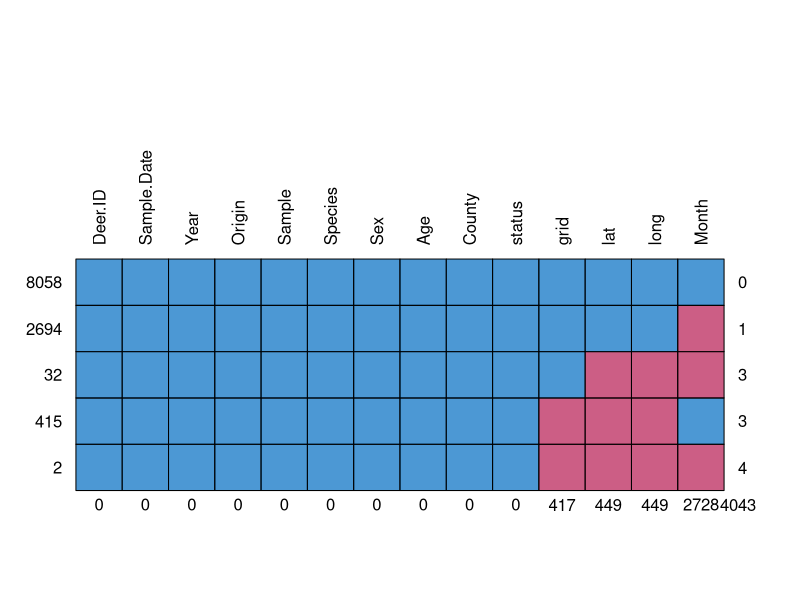

R code for this plot: (Note: this script raises an error after producing the figure.)
# Title: CWD Prevalence Project
# Author: MCG
# Date last updated: 9/17/2020


# Extras ------------------------------------------------------------------

readMe <- "ReadMe.txt"

cat("CWD Prevalence Project", file = readMe, sep = "\n")

cat(paste0("Date: ", Sys.Date()), file = readMe, sep = "\n", append = TRUE)

# Part I -------------------------------------------------------------

# Read csv data
cwd_1 <- read.csv("Master_CWD_Data.csv", 
                header = TRUE, 
                stringsAsFactors = FALSE)

# Check basic structure
str(cwd_1) # 11201 rows, 14 columns
names(cwd_1) 

# [1] "Deer.ID"     "Sample.Date" "Year"        "Month"      
# [5] "Origin"      "Sample"      "Species"     "Sex"        
# [9] "Age"         "County"      "grid"        "lat"        
# [13] "long"        "status" 

head(cwd_1)

# Looking for structure in columns to assign data type. First thing is to
# identify NA strings

# Generates Multivariate Imputations by Chained Equations (MICE)
library(mice) 

# Display missing-data patterns per row per column. The total of NA's shows in
# the left y-axis (pink = NA, blue = exists).
md.pattern(cwd_1, rotate.names = TRUE)

# Visualization of missing or imputed values in
library(VIM)

# Display histogram and pattern of NAs as well as list of frequency values. 
aggr_plot <- aggr(cwd_1, 
                  col=c('lightgreen','pink'),
                  numbers = TRUE, 
                  sortVars = TRUE, 
                  labels = names(cwd),
                  cex.axis = .7, 
                  gap = 3, 
                  ylab = c("Histogram of missing data","Pattern"))


# Look for all NaS
naStrings <- c(NA, NULL, " ")

# For Deer.ID
unique(cwd_1$Deer.ID)

unique(gsub("[[:digit:]]+", "", cwd_1$Deer.ID))

# NA = "" 
which(is.na(cwd_1$Deer.ID))

table(is.na(cwd_1$Deer.ID))

which(cwd_1$Deer.ID == "")

naStrings <- c(naStrings, "")
# Make a character string (unique)

# For Sample Date
unique(cwd_1$Sample.Date)
# Make a date

# For Year
unique(cwd_1$Year)
# Make a factor

# For Month
unique(cwd_1$Month)

table(is.na(cwd_1$Month))

naStrings <- c(naStrings, "NA")
# Make a factor <- maybe month abbv

# For Origin
unique(cwd_1$Origin)

# [1] "Free-Ranging" "Enclosure"    "Other" 
# Make a factor

# For Sample
unique(cwd_1$Sample)

# [1] "Active - Hunter Killed"    "Active - Other"           
# [3] "Targeted-Clinical suspect" "Active - Road-Killed"     
# [5] "Targeted - Other" 

# Decide on what categories to use, divided info into two columns, maybe?

# For Species
unique(cwd_1$Species)
# [1] "White Tailed Deer" ""                 
# Nas are "" but already in naString

# For Sex
unique(cwd_1$Sex)

# Nas = unknown
naStrings <- c(naStrings, "Unknown")

# For Age
unique(cwd_1$Age)

# Keep track of NAs
naStrings <- c("NA", " ", "UNK", "unk", "", "-", "NA", "Unk")

# In next step, make a categorical varibale with 3 categories

# For County
unique(cwd_1$County)

# [1] "Frederick"  "Shenandoah" "Clarke"     "Warren"    
# [5] "Culpeper"   "Fauquier"

# For grid
unique(cwd_1$grid)

table(is.na(cwd_1$grid))

table(cwd_1$grid)

# Not a numeric column, is a character column - identifier

# For lat and long
unique(cwd_1$lat)
table(is.na(cwd_1$lat)) # Fix later NAs are Nas

# For Status
unique(cwd_1$status) 
# [1] 0 1
# Categorical data <- factor

# Part II ------------------------------------------------------------

# Read data once more, but include naStrings
cwd_2 <- read.csv("Master_CWD_Data.csv", 
                header = TRUE, 
                stringsAsFactors = FALSE, 
                na.strings = naStrings)

names(cwd_2)
head(cwd_2)


# Display missing-data patterns per row per column. The total of NA's shows in
# the left y-axis (pink = NA, blue = exists).
md.pattern(cwd_2, rotate.names = TRUE)

# [1] "Deer.ID"   <- identifier = character
# [2] "Sample.Date" <- date = date
# [3] "Year"       <- date = date (factor)
# [4] "Month"      <- date = date (factor)
# [5] "Origin"     <- category = factor
# [6] "Sample"     <- category = factor (make two columns)
# [7] "Species"    <- category = factor
# [8] "Sex"        <- category = factor
# [9] "Age"        <- category = fator (make into three subgroups)
# [10] "County"     <- category = factor
# [11] "grid"       <- identifier = character
# [12] "lat"        <- coordinate = numeric
# [13] "long"       <- coordinate = numeric
# [14] "status"     <- category = factor


# Date columns

# First same cwd_2
cwd_3 <- cwd_2

library(lubridate) # https://rawgit.com/rstudio/cheatsheets/master/lubridate.pdf

cwd_3$Sample.Date <- as.Date(cwd_3$Sample.Date, format = "%m/%d/%Y")
cwd_3$Month <- month(cwd_3$Sample.Date, label = TRUE, abbr = TRUE)
cwd_3$Year <- year(cwd_3$Sample.Date)

# barplot(table(cwd_3$Sample.Date)) 
# barplot(table(cwd_3$Year))
# barplot(table(cwd_3$Month))

# Sample Column <- make two
unique(cwd_3$Sample)

# [1] "Active - Hunter Killed"    "Active - Other"           
# [3] "Targeted-Clinical suspect" "Active - Road-Killed"     
# [5] "Targeted - Other"

# save cwd_3 
cwd_4 <- cwd_3

cwd_4$Sample[which(cwd_4$Sample == "Active - Road-Killed")] <- "Active - Road Killed"

unique(cwd_4$Sample)

library(tidyr)

cwd_4 <- cwd_4 %>% separate(Sample, c("Sample1","Sample2"), "-")


# Fix lat and long with grid

# Read in Data for grids

grids <- read.csv("GridsDMA1LatLong.csv", stringsAsFactors = FALSE, header = TRUE)
head(grids)

# Left join based on grid numbers

library(dplyr)

cwd_5 <- left_join(cwd_4 , grids, by = c("grid" = "Grid_txt"))

head(cwd_5)

# Check if lat long exists is there a grid?
md.pattern(cwd_5[, c("grid", "lat", "long")], rotate.names = TRUE)

md.pattern(cwd_5[, c("grid", "Latitude", "Longitude")], rotate.names = TRUE)

# T02033 grid number 5315, not in grid file

# Extention for grids to get coordinates when grid is none existant and county
# name is known
cwd_5_1 <- cwd_5[ , c("grid", "County", "status")]

cwd_5_2 <- aggregate(status ~ grid + County, cwd_5_1, sum)

grids_2 <- left_join(grids, cwd_5_2, by = c("Grid_txt" = "grid"))

head(grids_2)


# Fix Age column

unique(cwd_5$Age)
as.data.frame(table(cwd_5$Age)) 

# [1] "2.5"         "1.5"         "3.5"        
# [4] "2"           "3"           "4"          
# [7] "15"          "6"           "6.5"        
# [10] "1.6"         "7"           "1"          
# [13] "4.5"         NA            "M"          
# [16] "1.7"         "5.5"         "5"          
# [19] "0.5"         "2,5"         "10.5"       
# [22] "ADULT"       "8"           "10"         
# [25] "Unk"         "10+"         "adult   8pt"
# [28] "9"           "adult 10pt"  "adult 10ot" 
# [31] "adult 8pt"  


juvenile <- c(seq(1, 4, 0.5), "2,5")
young_adult <- c(seq(4.5, 6, 0.5), "M")
adult <- c(seq(6.5, 11, 0.5), "ADULT", "10+", 
           "adult   8pt", "adult 10pt", 
           "adult 10ot", "adult 8pt")

cwd_5$Age <- ifelse(cwd_5$Age %in% juvenile, "Juvenile", 
                    ifelse(cwd_5$Age %in% young_adult, "Young Adult", 
                           "Adult"))

# reorder and remove some columns
md.pattern(cwd_5, rotate.names = TRUE)

names(cwd_5)

# [1] "Deer.ID"    
# [2] "Sample.Date"
# [3] "Year"       
# [4] "Month"      
# [5] "Origin"     
# [6] "Sample1"    
# [7] "Sample2"    
# [8] "Species"    
# [9] "Sex"        
# [10] "Age"        
# [11] "County"     
# [12] "grid"       
# [13] "lat"  (delete)      
# [14] "long"    (delete)   
# [15] "status"     (move to last)
# [16] "Latitude"   
# [17] "Longitude" 

cwd_6 <- cwd_5[ , c(1:12, 16, 17, 15)]

head(cwd_6)
str(cwd_6)

# Set categorical data to factors and continous to numeric
names(cwd_6)

factor_columns <- c(1:12, 15)
numeric_columns <- c(13, 14)

cwd_6[ , factor_columns] <- lapply(cwd_6[ , factor_columns], as.factor)
cwd_6[ , numeric_columns] <- lapply(cwd_6[ , numeric_columns], as.numeric)

str(cwd_6)

# write.csv(x = cwd_6, file = "Master_CWD_Data_CLEAN.csv", row.names = FALSE)


# Some plots --------------------------------------------------------------

library(ggplot2)
library(RColorBrewer)

theme_set(theme_classic() + theme(
  legend.key = element_rect(fill = "transparent", colour = "transparent"),
  legend.title = element_text(size = 20, family = "Helvetica", face = "bold"),
  legend.text = element_text(size = 20, family = "Helvetica"),
  
  axis.title = element_text(size = 25, family = "Helvetica", face = "bold"),
  axis.text = element_text(size = 20),
  axis.line.x = element_line(colour = "black", size = 1, linetype = "solid"),
  panel.grid.major.x = element_blank(),
  panel.grid.major.y = element_line(color = "#b8b9ba"),
  panel.grid.minor.y = element_line(color = "#e1e2e3"),
  
  panel.background = element_blank()
))

# For all
ggplot(data = cwd_6, aes(x = Month, fill = status)) +
  geom_histogram(stat = "count", color = "black") +
  scale_fill_brewer(palette = "Set1")

ggplot(data = cwd_6, aes(x = Year, fill = status)) +
  geom_histogram(stat = "count") +
  scale_fill_brewer(palette = "Set2")

ggplot(data = cwd_6, aes(x = Age, fill = status)) +
  geom_histogram(stat = "count") +
  scale_fill_brewer(palette = "Set3")



# For only positives
data <- subset(cwd_6, status == 1)

ggplot(data = data, aes(x = Month, fill = Month)) +
  geom_histogram(stat = "count", color = "black") +
  scale_fill_brewer(palette = "Spectral") +
  theme(legend.position = "none")


# Classic palette BuPu, with 4 colors
coul <- brewer.pal(11, "Spectral") 

# Add more colors to this palette : 
# pal <- colorRampPalette(c("red", "yellow"))

coul <- colorRampPalette(coul)(12)

ggplot(data = data, aes(x = Year, fill = Year)) +
  geom_histogram(stat = "count", color = "black", fill = coul) +
  theme(legend.position = "none")

ggplot(data = data, aes(x = Age, fill = Age)) +
  geom_histogram(stat = "count", color = "black") +
  scale_fill_brewer(palette = "Spectral") +
  theme(legend.position = "none")


# OTHERS ------------------------------------------------------------------
# Assigned/impute values to missing data, using MICE

# library(missForest)

# Use the set.seed function when running simulations to ensure all results,
# figures, etc are reproducible.

# Got an error on line below: Error in solve.default(xtx + diag(pen)) : system
# is computationally singular: reciprocal condition number = 7.72413e-19. Forced
# model to use "cart" (classification and regression trees). Solution and
# explanation found here:
# https://www.kaggle.com/c/house-prices-advanced-regression-techniques/discussion/24586

# tempData <- mice(cwd, method = "cart", seed = 12345)

# https://cran.r-project.org/web/packages/missForest/missForest.pdf Runs random
# forest to impute missing values, and can be ran in parrallel Default 10
# iterations, return normalized root mean squared error (NRMSE) and The
# proportion of falsely classifeid (PFC)

# tempData <- missForest(data)
